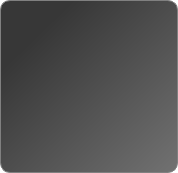
<?xml version="1.0" encoding="UTF-8"?>
<ui version="4.0">
 <class>hoveringName</class>
 <widget class="QWidget" name="hoveringName">
  <property name="geometry">
   <rect>
    <x>0</x>
    <y>0</y>
    <width>100</width>
    <height>173</height>
   </rect>
  </property>
  <property name="sizePolicy">
   <sizepolicy hsizetype="Minimum" vsizetype="Preferred">
    <horstretch>0</horstretch>
    <verstretch>0</verstretch>
   </sizepolicy>
  </property>
  <property name="minimumSize">
   <size>
    <width>0</width>
    <height>0</height>
   </size>
  </property>
  <property name="font">
   <font>
    <family>Calibri</family>
    <pointsize>26</pointsize>
   </font>
  </property>
  <property name="windowTitle">
   <string>HoveringWidget</string>
  </property>
  <property name="styleSheet">
   <string notr="true">QWidget#hoveringName {
	border: 0px;
	background-color: transparent;
}

QFrame#containerFrame {
	border: 0px;
	background-color: transparent;
}

QFrame#leftFrame {
	border: 0px;
	background-color: transparent;
}

QFrame#rightFrame {
	border: 0px;
	background-color: transparent;
}

QFrame#middleFrame {
	background-color: qlineargradient(spread:pad, x1:0, y1:0, x2:1, y2:1, stop:0.204545 rgba(0, 0, 0, 200), stop:1 rgba(75, 75, 75, 200));
	border: 1px solid grey;
	border-radius:10px;
}

QLabel#middleLabel {
	color: rgba(255,255,255,255);
	border: 0;
}

QLabel {
	background-color: transparent;
	border: 0px;
	color: white;
	font-size: 100pt;
}</string>
  </property>
  <layout class="QHBoxLayout" name="horizontalLayout_2">
   <property name="spacing">
    <number>0</number>
   </property>
   <property name="margin">
    <number>0</number>
   </property>
   <item>
    <widget class="QFrame" name="containerFrame">
     <property name="sizePolicy">
      <sizepolicy hsizetype="Minimum" vsizetype="Preferred">
       <horstretch>0</horstretch>
       <verstretch>0</verstretch>
      </sizepolicy>
     </property>
     <property name="frameShape">
      <enum>QFrame::NoFrame</enum>
     </property>
     <property name="frameShadow">
      <enum>QFrame::Raised</enum>
     </property>
     <property name="lineWidth">
      <number>0</number>
     </property>
     <layout class="QHBoxLayout" name="horizontalLayout_3">
      <property name="spacing">
       <number>0</number>
      </property>
      <property name="margin">
       <number>0</number>
      </property>
      <item>
       <widget class="QFrame" name="middleFrame">
        <property name="sizePolicy">
         <sizepolicy hsizetype="Minimum" vsizetype="Preferred">
          <horstretch>0</horstretch>
          <verstretch>0</verstretch>
         </sizepolicy>
        </property>
        <property name="minimumSize">
         <size>
          <width>60</width>
          <height>60</height>
         </size>
        </property>
        <property name="font">
         <font>
          <pointsize>26</pointsize>
         </font>
        </property>
        <property name="frameShadow">
         <enum>QFrame::Raised</enum>
        </property>
        <layout class="QHBoxLayout" name="horizontalLayout">
         <property name="spacing">
          <number>4</number>
         </property>
         <item>
          <widget class="QLabel" name="pixmapLabel">
           <property name="sizePolicy">
            <sizepolicy hsizetype="Minimum" vsizetype="Preferred">
             <horstretch>0</horstretch>
             <verstretch>0</verstretch>
            </sizepolicy>
           </property>
           <property name="minimumSize">
            <size>
             <width>0</width>
             <height>0</height>
            </size>
           </property>
           <property name="frameShape">
            <enum>QFrame::NoFrame</enum>
           </property>
           <property name="text">
            <string/>
           </property>
           <property name="scaledContents">
            <bool>false</bool>
           </property>
          </widget>
         </item>
         <item>
          <widget class="QLabel" name="textLabel">
           <property name="sizePolicy">
            <sizepolicy hsizetype="Minimum" vsizetype="Preferred">
             <horstretch>0</horstretch>
             <verstretch>0</verstretch>
            </sizepolicy>
           </property>
           <property name="font">
            <font>
             <pointsize>100</pointsize>
            </font>
           </property>
           <property name="autoFillBackground">
            <bool>false</bool>
           </property>
           <property name="text">
            <string/>
           </property>
           <property name="scaledContents">
            <bool>true</bool>
           </property>
           <property name="alignment">
            <set>Qt::AlignCenter</set>
           </property>
          </widget>
         </item>
        </layout>
       </widget>
      </item>
     </layout>
    </widget>
   </item>
  </layout>
 </widget>
 <resources/>
 <connections/>
</ui>
